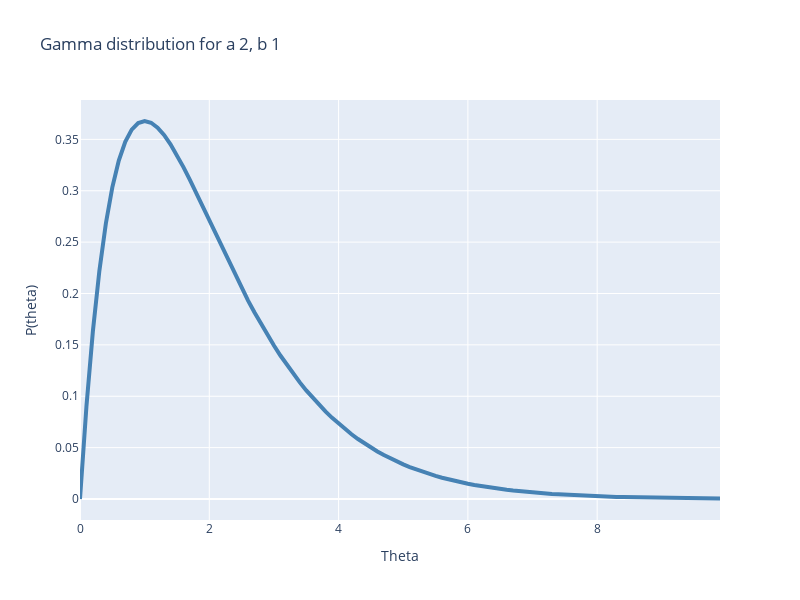

Here is the notebook cell this chart was saved with:
### Code cell
@interact(a=widgets.IntSlider(min=1, max=10, step=1, value=2),
          b=widgets.IntSlider(min=1, max=10, step=1, value=2),
          theta_max=widgets.IntSlider(min=1, max=10, step=1, value=10))
def gamma_individual(a, b, theta_max):
    theta = np.arange(0,theta_max,0.1)
    
    term = b**a /gamma(a)
    p_theta = term * theta**(a - 1) * np.exp(-b * theta)
    
    fig = px.line(x=theta, y=p_theta, color_discrete_sequence=["steelblue"], 
                  height=600, width=800, title=" Gamma distribution for a %d, b %d" %(a, b))
    fig.data[0].line['width'] = 4
    fig.layout.xaxis.title.text = "Theta"
    fig.layout.yaxis.title.text = "P(theta)"
    fig.show()


gamma_individual(2,1,10)

### Figure 1 — Plotly figure (JSON) as saved in the notebook; plotly's stock layout.template omitted (floating-point values rounded to 4 significant figures)
{"data": [{"hovertemplate": "x=%{x}<br>y=%{y}<extra></extra>", "legendgroup": "", "line": {"color": "steelblue", "dash": "solid", "width": 4}, "mode": "lines", "name": "", "orientation": "v", "showlegend": false, "type": "scatter", "x": [0, 0.1, 0.2, 0.3, 0.4, 0.5, 0.6, 0.7, 0.8, 0.9, 1, 1.1, 1.2, 1.3, 1.4, 1.5, 1.6, 1.7, 1.8, 1.9, 2, 2.1, 2.2, 2.3, 2.4, 2.5, 2.6, 2.7, 2.8, 2.9, 3, 3.1, 3.2, 3.3, 3.4, 3.5, 3.6, 3.7, 3.8, 3.9, 4, 4.1, 4.2, 4.3, 4.4, 4.5, 4.6, 4.7, 4.8, 4.9, 5, 5.1, 5.2, 5.3, 5.4, 5.5, 5.6, 5.7, 5.8, 5.9, 6, 6.1, 6.2, 6.3, 6.4, 6.5, 6.6, 6.7, 6.8, 6.9, 7, 7.1, 7.2, 7.3, 7.4, 7.5, 7.6, 7.7, 7.8, 7.9, 8, 8.1, 8.2, 8.3, 8.4, 8.5, 8.6, 8.7, 8.8, 8.9, 9, 9.1, 9.2, 9.3, 9.4, 9.5, 9.6, 9.7, 9.8, 9.9], "xaxis": "x", "y": [0, 0.09048, 0.1637, 0.2222, 0.2681, 0.3033, 0.3293, 0.3476, 0.3595, 0.3659, 0.3679, 0.3662, 0.3614, 0.3543, 0.3452, 0.3347, 0.323, 0.3106, 0.2975, 0.2842, 0.2707, 0.2572, 0.2438, 0.2306, 0.2177, 0.2052, 0.1931, 0.1815, 0.1703, 0.1596, 0.1494, 0.1397, 0.1304, 0.1217, 0.1135, 0.1057, 0.09837, 0.09148, 0.08501, 0.07894, 0.07326, 0.06795, 0.06298, 0.05834, 0.05402, 0.04999, 0.04624, 0.04275, 0.0395, 0.03649, 0.03369, 0.03109, 0.02869, 0.02646, 0.02439, 0.02248, 0.02071, 0.01907, 0.01756, 0.01616, 0.01487, 0.01368, 0.01258, 0.01157, 0.01063, 0.009772, 0.008978, 0.008247, 0.007574, 0.006954, 0.006383, 0.005858, 0.005375, 0.004931, 0.004523, 0.004148, 0.003803, 0.003487, 0.003196, 0.002929, 0.002684, 0.002459, 0.002252, 0.002063, 0.001889, 0.001729, 0.001583, 0.001449, 0.001326, 0.001214, 0.001111, 0.001016, 0.0009296, 0.0008502, 0.0007776, 0.0007111, 0.0006502, 0.0005944, 0.0005434, 0.0004967], "yaxis": "y"}], "layout": {"height": 600, "legend": {"tracegroupgap": 0}, "title": {"text": " Gamma distribution for a 2, b 1"}, "width": 800, "xaxis": {"anchor": "y", "domain": [0, 1], "title": {"text": "Theta"}}, "yaxis": {"anchor": "x", "domain": [0, 1], "title": {"text": "P(theta)"}}}}
